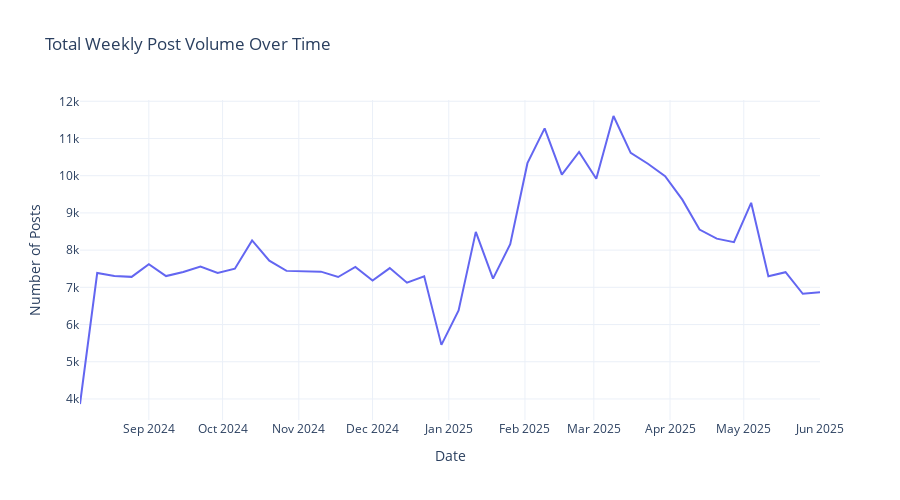

The notebook cell this image was saved under:
### Markdown cell above
## How many total posts were there each week?

### Code cell
daily_posts = submissions_df.groupby(pd.Grouper(key='created_utc', freq='W')).size()

fig = go.Figure()
fig.add_trace(go.Scatter(
    x=daily_posts.index,
    y=daily_posts.values,
    mode='lines',
    name='Weekly Posts',
    line=dict(color='#6366F1', width=2)
))
fig.update_layout(
    title='Total Weekly Post Volume Over Time',
    xaxis_title='Date',
    yaxis_title='Number of Posts',
    template='plotly_white',
    hovermode='x unified',
    height=500
)
fig.show()
